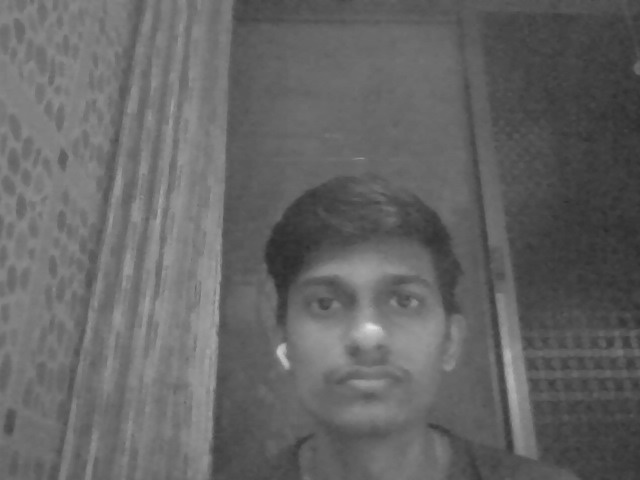
#> input picture TrainingImage/ Yash Singh.52.1.jpg, 640 x 480 px, given in place of the camera
$ jupyter execute selfie_face_detection_hyperparameters.ipynb   (shell and % lines are left out)   (text cells are left out)
#> lines starting #> are read from the running program, lines starting #| are printed output that depends on the picture; after the words box and inside, x2 and y2 are one past the last pixel; in counts of white or black regions, pixels touching at a corner belong together
[cell 1]
# Importing the necessary libraries
import cv2
import os

[cell 2]
# Create a directory to save the images if it doesn't already exist
if not os.path.exists("Selfie_Images"):
    os.mkdir("Selfie_Images")

[cell 3]
# Initialize the webcam (0 means the default camera)
camera = cv2.VideoCapture(0)

[cell 4]
# Load the face detection model
face_cascade = cv2.CascadeClassifier(cv2.data.haarcascades + 'haarcascade_frontalface_default.xml')

[cell 5]
# Counter to keep track of the number of selfies taken
selfie_count = 0

while selfie_count < 5:
    # Capture a frame from the webcam
    ret, frame = camera.read()
#> frame is the input picture: shape (480, 640, 3); min 44, max 227, mean 100.8
    if not ret:
        break

    # Convert the frame to grayscale (required by the face detection model)
    gray_frame = cv2.cvtColor(frame, cv2.COLOR_BGR2GRAY)

    # Detect faces in the frame
    faces = face_cascade.detectMultiScale(gray_frame, scaleFactor=1.1, minNeighbors=5, minSize=(30, 30))
#> faces = [[264, 225, 206, 206]]

    # Draw rectangles around the detected faces and save each face
    for i, (x, y, w, h) in enumerate(faces):
        # Crop the face from the frame
        face = frame[y:y+h, x:x+w]
        # Create a separate folder for each face if multiple faces are detected
        face_folder = f"Selfie_Images/Face_{i+1}"
        if not os.path.exists(face_folder):
            os.mkdir(face_folder)
        # Save the cropped face image
        face_image_path = os.path.join(face_folder, f"selfie_{selfie_count+1}.jpg")
        cv2.imwrite(face_image_path, face)
#> this loop made 1 pass
#> pass 1, `face = frame[y:y+h, x:x+w]`:
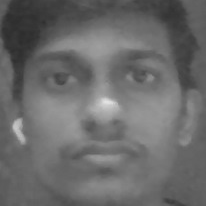
#> face: shape (206, 206, 3); min 45, max 227, mean 106.4

    # Show the frame with rectangles around faces
    cv2.imshow("Webcam - Press 'q' to Quit", frame)

    # Wait for a key press or a delay to take the next selfie
    key = cv2.waitKey(1000)  # Wait 1 second before taking next selfie
#> (key q is pressed here)
    selfie_count += 1

    # If 'q' is pressed, exit early
    if key == ord('q'):
        break

[cell 6]
# Release the camera and close all windows
camera.release()
cv2.destroyAllWindows()

[cell 7]
# Edge Detection
edge_image = cv2.Canny(frame, 100, 200)
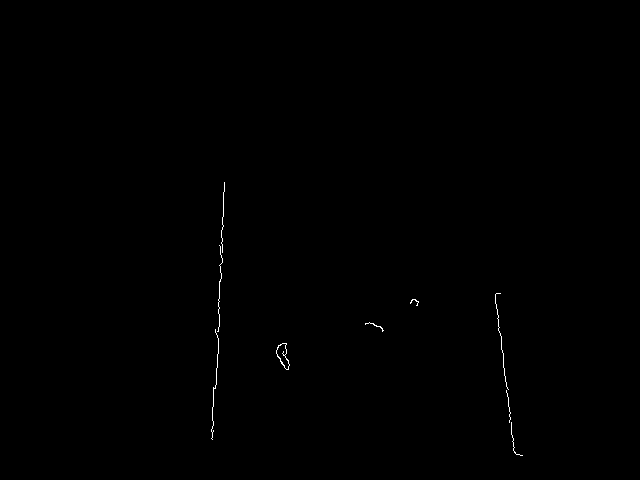
#> edge_image: shape (480, 640); 0.19% white in thin lines or dots, all inside (x1, y1, x2, y2) = (211, 182, 523, 456)

# Display original vs edge detected image
cv2.imshow("Original Image", frame)
cv2.imshow("Edge Detected Image", edge_image)
cv2.waitKey(0)
cv2.destroyAllWindows()

[cell 8]
# Image Sharpening
import numpy as np
kernel = np.array([[0, -1, 0], [-1, 5, -1], [0, -1, 0]])
sharpened_image = cv2.filter2D(frame, -1, kernel)

# Display original vs sharpened image
cv2.imshow("Original Image", frame)
cv2.imshow("Sharpened Image", sharpened_image)
cv2.waitKey(0)
cv2.destroyAllWindows()

[cell 9]
# Image Sharpening
import numpy as np
kernel = np.array([[0, -1, 0], [-1, 5, -1], [0, -1, 0]])
sharpened_image = cv2.filter2D(frame, -1, kernel)

# Display original vs sharpened image
cv2.imshow("Original Image", frame)
cv2.imshow("Sharpened Image", sharpened_image)
cv2.waitKey(0)
cv2.destroyAllWindows()

[cell 10]
# Blur Image
blurred_image = cv2.GaussianBlur(frame, (5, 5), 0)

# Display original vs blurred image
cv2.imshow("Original Image", frame)
cv2.imshow("Blurred Image", blurred_image)
cv2.waitKey(0)
cv2.destroyAllWindows()

[cell 11]
# Image Resize
resized_image = cv2.resize(frame, None, fx=0.5, fy=0.5)

# Display original vs resized image
cv2.imshow("Original Image", frame)
cv2.imshow("Resized Image", resized_image)
cv2.waitKey(0)
cv2.destroyAllWindows()

[cell 12]
# Image Rotation
(h, w) = frame.shape[:2]
#> h = 480; w = 640
center = (w // 2, h // 2)
#> center = (320, 240)
rotation_matrix = cv2.getRotationMatrix2D(center, 45, 1.0)
#> rotation_matrix = [[0.707, 0.707, -75.98], [-0.707, 0.707, 296.6]]
rotated_image = cv2.warpAffine(frame, rotation_matrix, (w, h))
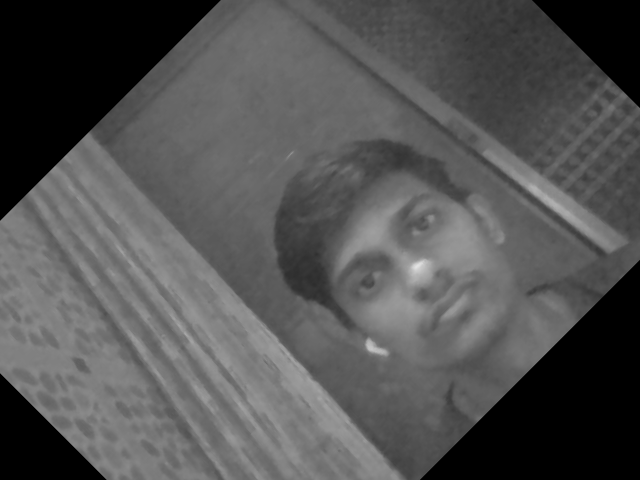
#> rotated_image: shape (480, 640, 3); min 0, max 226, mean 82.9

# Display original vs rotated image
cv2.imshow("Original Image", frame)
cv2.imshow("Rotated Image", rotated_image)
cv2.waitKey(0)
cv2.destroyAllWindows()

[cell 13]
# Image Augmentation
flipped_image = cv2.flip(frame, 1)  # Horizontal flip
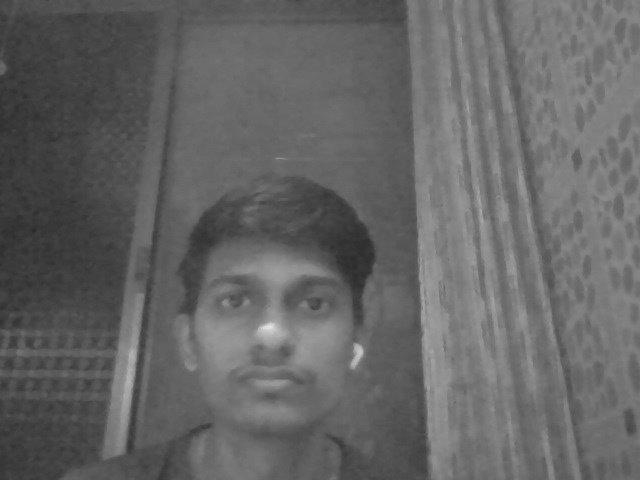
#> flipped_image: shape (480, 640, 3); min 44, max 227, mean 100.8
(h, w) = flipped_image.shape[:2]
rotation_matrix = cv2.getRotationMatrix2D((w // 2, h // 2), -30, 1.0)
#> rotation_matrix = [[0.866, -0.5, 162.9], [0.5, 0.866, -127.8]]
augmented_image = cv2.warpAffine(flipped_image, rotation_matrix, (w, h))
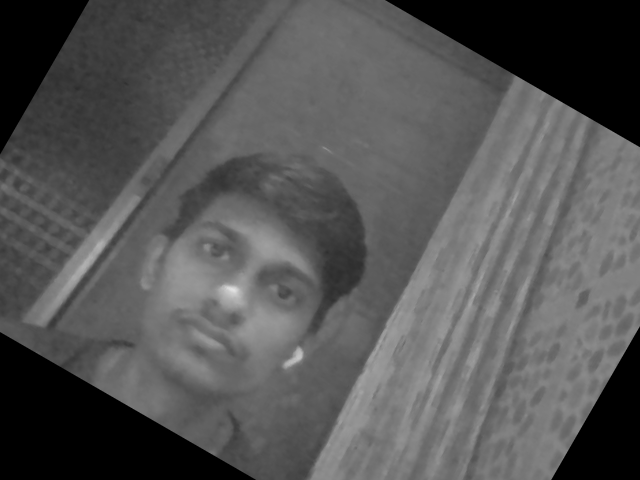
#> augmented_image: shape (480, 640, 3); min 0, max 226, mean 85.4
resized_augmented = cv2.resize(augmented_image, (200, 200))
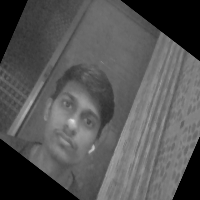
#> resized_augmented: shape (200, 200, 3); min 0, max 224, mean 85.3

# Display original vs augmented image
cv2.imshow("Original Image", frame)
cv2.imshow("Augmented Image", resized_augmented)
cv2.waitKey(0)
cv2.destroyAllWindows()

[cell 14]
# Image Cropping
cropped_image = frame[50:200, 100:300]
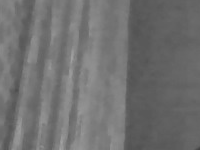
#> cropped_image: shape (150, 200, 3); min 65, max 164, mean 112

# Display original vs cropped image
cv2.imshow("Original Image", frame)
cv2.imshow("Cropped Image", cropped_image)
cv2.waitKey(0)
cv2.destroyAllWindows()

[cell 15]
# Convert Image to Black & White
bw_image = cv2.cvtColor(frame, cv2.COLOR_BGR2GRAY)

# Create a Negative of the Image
negative_image = 255 - frame
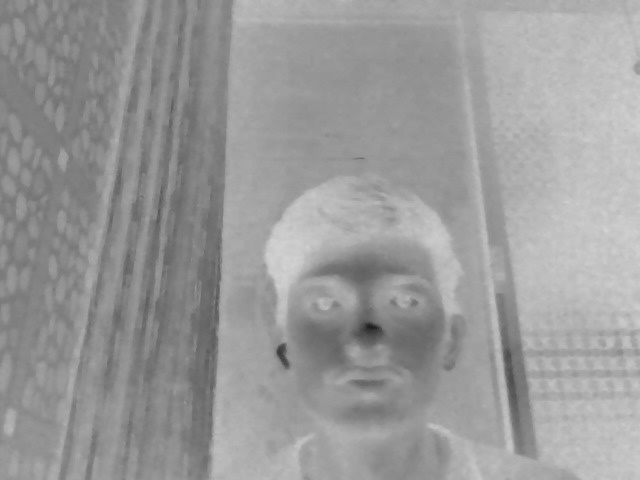
#> negative_image: shape (480, 640, 3); min 28, max 211, mean 154.2

# Display original vs black & white vs negative image
cv2.imshow("Original Image", frame)
cv2.imshow("Black & White Image", bw_image)
cv2.imshow("Negative Image", negative_image)
cv2.waitKey(0)
cv2.destroyAllWindows()

[cell 16]
# Face Detection
faces = face_cascade.detectMultiScale(gray_frame, scaleFactor=1.1, minNeighbors=5, minSize=(30, 30))
for (x, y, w, h) in faces:
    cv2.rectangle(frame, (x, y), (x+w, y+h), (255, 0, 0), 2)
#> this loop made 1 pass
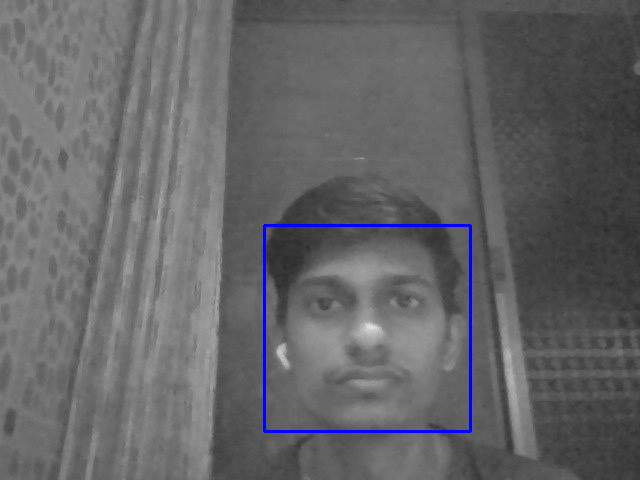
#> frame: shape (480, 640, 3); 0.8% of pixels changed, all inside (x1, y1, x2, y2) = (263, 224, 472, 433)

# Display original vs face detected image
cv2.imshow("Original Image", gray_frame)
cv2.imshow("Face Detected Image", frame)
cv2.waitKey(0)
cv2.destroyAllWindows()

[cell 17]
# Identifying Facial Features
eye_cascade = cv2.CascadeClassifier(cv2.data.haarcascades + 'haarcascade_eye.xml')
eyes = eye_cascade.detectMultiScale(gray_frame, 1.1, 10)
#> eyes = [[380, 277, 47, 47], [297, 277, 51, 51]]
for (ex, ey, ew, eh) in eyes:
    cv2.rectangle(frame, (ex, ey), (ex+ew, ey+eh), (0, 255, 0), 2)
#> this loop made 2 passes
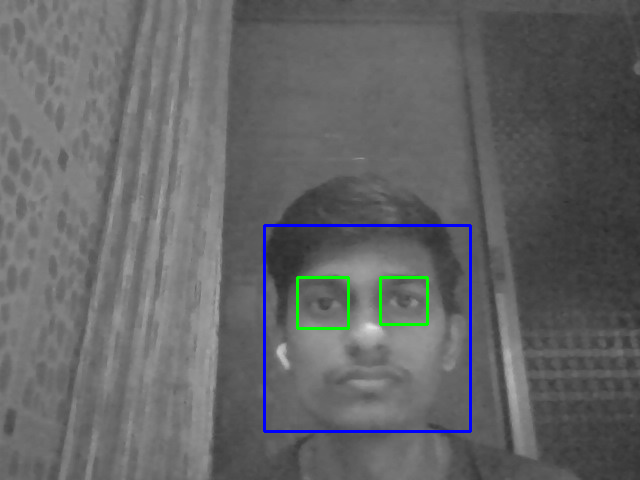
#> frame: shape (480, 640, 3); 0.38% of pixels changed, all inside (x1, y1, x2, y2) = (296, 276, 429, 330)

# Display original vs eyes detected image
cv2.imshow("Original Image", gray_frame)
cv2.imshow("Eyes Detected Image", frame)
cv2.waitKey(0)
cv2.destroyAllWindows()
